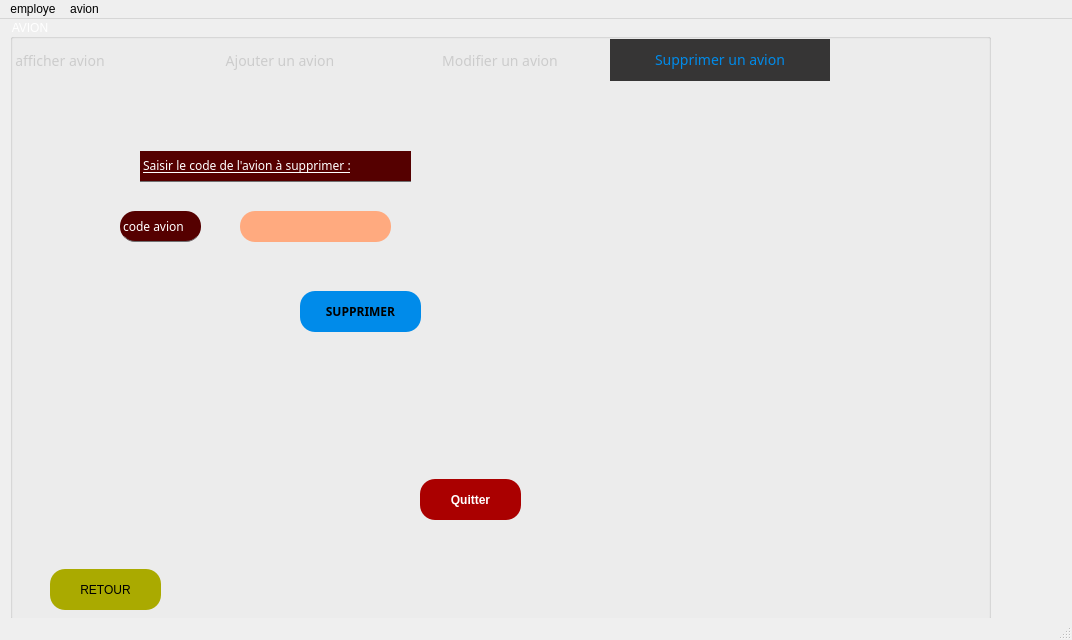
<?xml version="1.0" encoding="UTF-8"?>
<ui version="4.0">
 <class>MainWindow</class>
 <widget class="QMainWindow" name="MainWindow">
  <property name="geometry">
   <rect>
    <x>0</x>
    <y>0</y>
    <width>1072</width>
    <height>640</height>
   </rect>
  </property>
  <property name="windowTitle">
   <string>MainWindow</string>
  </property>
  <widget class="QWidget" name="centralwidget">
   <widget class="QGroupBox" name="groupBox_2">
    <property name="geometry">
     <rect>
      <x>10</x>
      <y>0</y>
      <width>981</width>
      <height>601</height>
     </rect>
    </property>
    <property name="styleSheet">
     <string notr="true">QGroupBox{color:white;
}
QPushButton
{
background:#aaaa00;
border-radius:60px;
}

QPushButton
{
color:black;
border-radius:15px;
}
QPushButton:hover
{
color:white;
border-radius:15px;
background:rgb(197, 250, 255);
}
*{
background-image: url(:/ci.jpg);
}

QLineEdit
{
background:#55557f;
border-radius:60px;
}

QLineEdit
{
color:black;
border-radius:15px;
}
QLineEdit:hover
{
color:white;
border-radius:15px;
background:rgb(197, 250, 255);
}

QLabel
{color:white;
border-radius:15px;
}
QLabel
{background:transparent;
border-radius:60px;
border-bottom:1px solid #717072;
}
</string>
    </property>
    <property name="title">
     <string>AVION</string>
    </property>
    <widget class="QStackedWidget" name="stackedWidget">
     <property name="geometry">
      <rect>
       <x>0</x>
       <y>10</y>
       <width>981</width>
       <height>531</height>
      </rect>
     </property>
     <property name="currentIndex">
      <number>1</number>
     </property>
     <widget class="QWidget" name="page">
      <widget class="QPushButton" name="pushButton_9">
       <property name="geometry">
        <rect>
         <x>910</x>
         <y>0</y>
         <width>41</width>
         <height>41</height>
        </rect>
       </property>
       <property name="styleSheet">
        <string notr="true">background:none;
border-radius:10px;
border-image: url(:/new/next.png);</string>
       </property>
       <property name="text">
        <string/>
       </property>
      </widget>
     </widget>
     <widget class="QWidget" name="page_2">
      <widget class="QPushButton" name="pushButton_5">
       <property name="geometry">
        <rect>
         <x>930</x>
         <y>0</y>
         <width>41</width>
         <height>41</height>
        </rect>
       </property>
       <property name="styleSheet">
        <string notr="true">background:none;
border-radius:10px;
border-image: url(:/next1.png);</string>
       </property>
       <property name="text">
        <string/>
       </property>
      </widget>
      <widget class="QTabWidget" name="tabWidget_2">
       <property name="geometry">
        <rect>
         <x>-60</x>
         <y>10</y>
         <width>1021</width>
         <height>431</height>
        </rect>
       </property>
       <property name="styleSheet">
        <string notr="true">*{
	background-image: url(:/new/32621859132_25f783b550_o.jpg);
font-family:century gothic;
font-size:12px;}
QPushButton
{
background:#008BEA;
border-radius:60px;
}

QPushButton
{
color:black;
border-radius:15px;
}
QPushButton:hover
{
color:black;
border-radius:15px;
background:#ffaaff;
}

QLineEdit
{
background:#ffaa7f;
border-radius:60px;
}

QLineEdit
{
color:black;
border-radius:15px;
}
QLineEdit:hover
{
color:white;
border-radius:15px;
background:#ff5500;
}

QLabel
{color:black;
border-radius:15px;
}
QLabel
{background:#550000;
border-radius:60px;
border-bottom:1px solid #717072;
}

QWiget
{color :white;
}

QTabWidget{background:transparent} QTabWidget::pane{border: 1px;border-color:red;background-color: transparent;} 
QTabBar::tab {background-color: transparent;color: #ccc;width: 220px;height:42px;font-size:14px} 
QTabBar::tab:hover{background-color:#ddd; color: white;}
QTabBar::tab:selected{background-color: #363535; color: #008BEA;}
</string>
       </property>
       <property name="currentIndex">
        <number>3</number>
       </property>
       <widget class="QWidget" name="Afficher_2">
        <attribute name="title">
         <string>afficher avion</string>
        </attribute>
        <widget class="QTableView" name="tableAvion">
         <property name="geometry">
          <rect>
           <x>70</x>
           <y>10</y>
           <width>741</width>
           <height>341</height>
          </rect>
         </property>
         <property name="styleSheet">
          <string notr="true">background-image: url(:/new/white.png);</string>
         </property>
        </widget>
        <widget class="QPushButton" name="pushButton_trie">
         <property name="geometry">
          <rect>
           <x>870</x>
           <y>110</y>
           <width>91</width>
           <height>41</height>
          </rect>
         </property>
         <property name="text">
          <string>Trier</string>
         </property>
        </widget>
        <widget class="QPushButton" name="pushButton_stat">
         <property name="geometry">
          <rect>
           <x>870</x>
           <y>60</y>
           <width>91</width>
           <height>41</height>
          </rect>
         </property>
         <property name="text">
          <string>Statistique</string>
         </property>
        </widget>
        <widget class="QPushButton" name="pushButton_imprimer_10">
         <property name="geometry">
          <rect>
           <x>860</x>
           <y>10</y>
           <width>101</width>
           <height>41</height>
          </rect>
         </property>
         <property name="styleSheet">
          <string notr="true">

QPushButton
{
background-color: qconicalgradient(cx:0, cy:0, angle:135, stop:0 rgba(255, 255, 0, 69), stop:0.375 rgba(255, 255, 0, 69), stop:0.423533 rgba(251, 255, 0, 145), stop:0.45 rgba(247, 255, 0, 208), stop:0.477581 rgba(255, 244, 71, 130), stop:0.518717 rgba(255, 218, 71, 130), stop:0.55 rgba(255, 255, 0, 255), stop:0.57754 rgba(255, 203, 0, 130), stop:0.625 rgba(255, 255, 0, 69), stop:1 rgba(255, 255, 0, 69));
border-radius:15px;
}
QPushButton:hover
{
color:black;
border-radius:15px;
background:rgb(197, 250, 255);
}


</string>
         </property>
         <property name="text">
          <string>Imprimer </string>
         </property>
        </widget>
        <widget class="QPushButton" name="pushButton_4">
         <property name="geometry">
          <rect>
           <x>880</x>
           <y>340</y>
           <width>91</width>
           <height>41</height>
          </rect>
         </property>
         <property name="text">
          <string>Recherche</string>
         </property>
        </widget>
        <widget class="QLineEdit" name="lineEdit_chercher3">
         <property name="geometry">
          <rect>
           <x>820</x>
           <y>300</y>
           <width>191</width>
           <height>31</height>
          </rect>
         </property>
         <property name="font">
          <font>
           <family>century gothic</family>
           <pointsize>-1</pointsize>
           <weight>75</weight>
           <bold>true</bold>
          </font>
         </property>
         <property name="styleSheet">
          <string notr="true">border-radius:15px;
</string>
         </property>
         <property name="maxLength">
          <number>8</number>
         </property>
         <property name="alignment">
          <set>Qt::AlignCenter</set>
         </property>
        </widget>
        <widget class="QCheckBox" name="checkBox">
         <property name="geometry">
          <rect>
           <x>870</x>
           <y>160</y>
           <width>101</width>
           <height>22</height>
          </rect>
         </property>
         <property name="styleSheet">
          <string notr="true"/>
         </property>
         <property name="text">
          <string>code avion</string>
         </property>
        </widget>
        <widget class="QCheckBox" name="checkBox_2">
         <property name="geometry">
          <rect>
           <x>870</x>
           <y>190</y>
           <width>101</width>
           <height>22</height>
          </rect>
         </property>
         <property name="text">
          <string>nombre place</string>
         </property>
        </widget>
        <widget class="QCheckBox" name="checkBox_3">
         <property name="geometry">
          <rect>
           <x>870</x>
           <y>220</y>
           <width>101</width>
           <height>22</height>
          </rect>
         </property>
         <property name="styleSheet">
          <string notr="true"/>
         </property>
         <property name="text">
          <string>duree</string>
         </property>
        </widget>
        <widget class="QLabel" name="label_supp_3">
         <property name="geometry">
          <rect>
           <x>810</x>
           <y>250</y>
           <width>211</width>
           <height>31</height>
          </rect>
         </property>
         <property name="font">
          <font>
           <family>century gothic</family>
           <pointsize>-1</pointsize>
           <weight>50</weight>
           <italic>false</italic>
           <bold>false</bold>
           <underline>true</underline>
           <strikeout>false</strikeout>
          </font>
         </property>
         <property name="styleSheet">
          <string notr="true">
color:white;


</string>
         </property>
         <property name="text">
          <string>Saisir le code de l'avion à chercher</string>
         </property>
         <property name="textFormat">
          <enum>Qt::RichText</enum>
         </property>
         <property name="scaledContents">
          <bool>false</bool>
         </property>
        </widget>
       </widget>
       <widget class="QWidget" name="Ajouter_2">
        <attribute name="title">
         <string>Ajouter un avion</string>
        </attribute>
        <widget class="QLabel" name="label_codeavion">
         <property name="geometry">
          <rect>
           <x>110</x>
           <y>70</y>
           <width>81</width>
           <height>31</height>
          </rect>
         </property>
         <property name="styleSheet">
          <string notr="true">color:white;
border-radius:15px;</string>
         </property>
         <property name="text">
          <string>code avion</string>
         </property>
        </widget>
        <widget class="QLabel" name="label_nombreplace">
         <property name="geometry">
          <rect>
           <x>100</x>
           <y>130</y>
           <width>121</width>
           <height>31</height>
          </rect>
         </property>
         <property name="styleSheet">
          <string notr="true">color:white;
border-radius:15px;</string>
         </property>
         <property name="text">
          <string>nombre de place</string>
         </property>
        </widget>
        <widget class="QLabel" name="label_depart">
         <property name="geometry">
          <rect>
           <x>130</x>
           <y>200</y>
           <width>61</width>
           <height>31</height>
          </rect>
         </property>
         <property name="styleSheet">
          <string notr="true">color:white;
border-radius:15px;</string>
         </property>
         <property name="text">
          <string>depart</string>
         </property>
        </widget>
        <widget class="QLineEdit" name="lineEdit_code_avion">
         <property name="geometry">
          <rect>
           <x>240</x>
           <y>70</y>
           <width>181</width>
           <height>31</height>
          </rect>
         </property>
         <property name="font">
          <font>
           <family>century gothic</family>
           <pointsize>-1</pointsize>
           <weight>75</weight>
           <bold>true</bold>
          </font>
         </property>
         <property name="layoutDirection">
          <enum>Qt::LeftToRight</enum>
         </property>
         <property name="styleSheet">
          <string notr="true">
border-radius:15px;</string>
         </property>
         <property name="locale">
          <locale language="French" country="France"/>
         </property>
         <property name="maxLength">
          <number>8</number>
         </property>
         <property name="cursorPosition">
          <number>0</number>
         </property>
         <property name="alignment">
          <set>Qt::AlignCenter</set>
         </property>
        </widget>
        <widget class="QLineEdit" name="lineEdit_depart">
         <property name="geometry">
          <rect>
           <x>250</x>
           <y>190</y>
           <width>181</width>
           <height>31</height>
          </rect>
         </property>
         <property name="font">
          <font>
           <family>century gothic</family>
           <pointsize>-1</pointsize>
           <weight>75</weight>
           <bold>true</bold>
          </font>
         </property>
         <property name="styleSheet">
          <string notr="true">border-radius:15px;
</string>
         </property>
         <property name="maxLength">
          <number>8</number>
         </property>
         <property name="alignment">
          <set>Qt::AlignCenter</set>
         </property>
        </widget>
        <widget class="QPushButton" name="ajouter_avion">
         <property name="geometry">
          <rect>
           <x>500</x>
           <y>310</y>
           <width>121</width>
           <height>41</height>
          </rect>
         </property>
         <property name="font">
          <font>
           <family>century gothic</family>
           <pointsize>-1</pointsize>
           <weight>75</weight>
           <bold>true</bold>
          </font>
         </property>
         <property name="text">
          <string>AJOUTER</string>
         </property>
        </widget>
        <widget class="QLabel" name="label_arrivee">
         <property name="geometry">
          <rect>
           <x>130</x>
           <y>250</y>
           <width>51</width>
           <height>31</height>
          </rect>
         </property>
         <property name="styleSheet">
          <string notr="true">color:white;
border-radius:15px;</string>
         </property>
         <property name="text">
          <string>arrivee</string>
         </property>
        </widget>
        <widget class="QLineEdit" name="lineEdit_arrivee">
         <property name="geometry">
          <rect>
           <x>250</x>
           <y>250</y>
           <width>181</width>
           <height>31</height>
          </rect>
         </property>
         <property name="font">
          <font>
           <family>century gothic</family>
           <pointsize>-1</pointsize>
           <weight>75</weight>
           <bold>true</bold>
          </font>
         </property>
         <property name="styleSheet">
          <string notr="true">border-radius:15px;
</string>
         </property>
         <property name="maxLength">
          <number>8</number>
         </property>
         <property name="alignment">
          <set>Qt::AlignCenter</set>
         </property>
        </widget>
        <widget class="QLineEdit" name="lineEdit_date">
         <property name="geometry">
          <rect>
           <x>250</x>
           <y>290</y>
           <width>181</width>
           <height>31</height>
          </rect>
         </property>
         <property name="font">
          <font>
           <family>century gothic</family>
           <pointsize>-1</pointsize>
           <weight>75</weight>
           <bold>true</bold>
          </font>
         </property>
         <property name="styleSheet">
          <string notr="true">border-radius:15px;
</string>
         </property>
         <property name="maxLength">
          <number>20</number>
         </property>
         <property name="alignment">
          <set>Qt::AlignCenter</set>
         </property>
        </widget>
        <widget class="QLabel" name="label_date">
         <property name="geometry">
          <rect>
           <x>140</x>
           <y>290</y>
           <width>41</width>
           <height>31</height>
          </rect>
         </property>
         <property name="styleSheet">
          <string notr="true">color:white;
border-radius:15px;</string>
         </property>
         <property name="text">
          <string>date</string>
         </property>
        </widget>
        <widget class="QLabel" name="label_duree">
         <property name="geometry">
          <rect>
           <x>110</x>
           <y>330</y>
           <width>121</width>
           <height>31</height>
          </rect>
         </property>
         <property name="styleSheet">
          <string notr="true">color:white;
border-radius:15px;</string>
         </property>
         <property name="text">
          <string>duree (en heure)</string>
         </property>
        </widget>
        <widget class="QLineEdit" name="lineEdit_duree">
         <property name="geometry">
          <rect>
           <x>250</x>
           <y>330</y>
           <width>181</width>
           <height>31</height>
          </rect>
         </property>
         <property name="font">
          <font>
           <family>century gothic</family>
           <pointsize>-1</pointsize>
           <weight>75</weight>
           <bold>true</bold>
          </font>
         </property>
         <property name="styleSheet">
          <string notr="true">border-radius:15px;
</string>
         </property>
         <property name="maxLength">
          <number>8</number>
         </property>
         <property name="alignment">
          <set>Qt::AlignCenter</set>
         </property>
        </widget>
        <widget class="QLineEdit" name="lineEdit_nb">
         <property name="geometry">
          <rect>
           <x>240</x>
           <y>130</y>
           <width>181</width>
           <height>31</height>
          </rect>
         </property>
         <property name="font">
          <font>
           <family>century gothic</family>
           <pointsize>-1</pointsize>
           <weight>75</weight>
           <bold>true</bold>
          </font>
         </property>
         <property name="layoutDirection">
          <enum>Qt::LeftToRight</enum>
         </property>
         <property name="styleSheet">
          <string notr="true">
border-radius:15px;</string>
         </property>
         <property name="locale">
          <locale language="French" country="France"/>
         </property>
         <property name="maxLength">
          <number>8</number>
         </property>
         <property name="cursorPosition">
          <number>0</number>
         </property>
         <property name="alignment">
          <set>Qt::AlignCenter</set>
         </property>
        </widget>
       </widget>
       <widget class="QWidget" name="Modifier_2">
        <attribute name="title">
         <string>Modifier un avion</string>
        </attribute>
        <widget class="QLabel" name="label_code_avion_modif">
         <property name="geometry">
          <rect>
           <x>160</x>
           <y>110</y>
           <width>91</width>
           <height>31</height>
          </rect>
         </property>
         <property name="font">
          <font>
           <family>century gothic</family>
           <pointsize>-1</pointsize>
          </font>
         </property>
         <property name="styleSheet">
          <string notr="true">color:white;
border-radius:15px;
background:#ffaa00;</string>
         </property>
         <property name="text">
          <string>code avion</string>
         </property>
        </widget>
        <widget class="QLabel" name="label_saisir_ing">
         <property name="geometry">
          <rect>
           <x>240</x>
           <y>30</y>
           <width>251</width>
           <height>31</height>
          </rect>
         </property>
         <property name="font">
          <font>
           <family>century gothic</family>
           <pointsize>-1</pointsize>
           <underline>true</underline>
           <strikeout>false</strikeout>
          </font>
         </property>
         <property name="styleSheet">
          <string notr="true">
color:white;


</string>
         </property>
         <property name="text">
          <string>Saisir le code de l'avion à modifier   :</string>
         </property>
         <property name="textFormat">
          <enum>Qt::RichText</enum>
         </property>
         <property name="scaledContents">
          <bool>false</bool>
         </property>
        </widget>
        <widget class="QPushButton" name="modifier_2">
         <property name="geometry">
          <rect>
           <x>560</x>
           <y>294</y>
           <width>121</width>
           <height>41</height>
          </rect>
         </property>
         <property name="font">
          <font>
           <family>century gothic</family>
           <pointsize>-1</pointsize>
           <weight>75</weight>
           <bold>true</bold>
          </font>
         </property>
         <property name="text">
          <string>MODIFIER</string>
         </property>
        </widget>
        <widget class="QLineEdit" name="lineEdit_code_avionmodif">
         <property name="geometry">
          <rect>
           <x>290</x>
           <y>110</y>
           <width>191</width>
           <height>31</height>
          </rect>
         </property>
         <property name="font">
          <font>
           <family>century gothic</family>
           <pointsize>-1</pointsize>
           <weight>75</weight>
           <bold>true</bold>
          </font>
         </property>
         <property name="styleSheet">
          <string notr="true">border-radius:15px;
</string>
         </property>
         <property name="maxLength">
          <number>8</number>
         </property>
         <property name="alignment">
          <set>Qt::AlignCenter</set>
         </property>
        </widget>
        <widget class="QLabel" name="label_nouv_depart">
         <property name="geometry">
          <rect>
           <x>150</x>
           <y>190</y>
           <width>61</width>
           <height>31</height>
          </rect>
         </property>
         <property name="styleSheet">
          <string notr="true">color:white;
border-radius:15px;
QLineEdit
{
background:#ffaa7f;
border-radius:60px;
}

QLineEdit
{
color:black;
border-radius:15px;
}
QLineEdit:hover
{
color:white;
border-radius:15px;
background:#ff5500;
}</string>
         </property>
         <property name="text">
          <string>le depart</string>
         </property>
        </widget>
        <widget class="QLabel" name="label_nbp">
         <property name="geometry">
          <rect>
           <x>150</x>
           <y>150</y>
           <width>111</width>
           <height>31</height>
          </rect>
         </property>
         <property name="styleSheet">
          <string notr="true">color:white;
border-radius:15px;
QLineEdit
{
background:#ffaa7f;
border-radius:60px;
}

QLineEdit
{
color:black;
border-radius:15px;
}
QLineEdit:hover
{
color:white;
border-radius:15px;
background:#ff5500;
}</string>
         </property>
         <property name="text">
          <string>nombre de place</string>
         </property>
        </widget>
        <widget class="QLineEdit" name="lineEdit_nouv_depart">
         <property name="geometry">
          <rect>
           <x>300</x>
           <y>200</y>
           <width>191</width>
           <height>31</height>
          </rect>
         </property>
         <property name="font">
          <font>
           <family>century gothic</family>
           <pointsize>-1</pointsize>
           <weight>75</weight>
           <bold>true</bold>
          </font>
         </property>
         <property name="styleSheet">
          <string notr="true">border-radius:15px;
</string>
         </property>
         <property name="maxLength">
          <number>8</number>
         </property>
         <property name="alignment">
          <set>Qt::AlignCenter</set>
         </property>
        </widget>
        <widget class="QLineEdit" name="lineEdit_arriveeavion">
         <property name="geometry">
          <rect>
           <x>300</x>
           <y>250</y>
           <width>191</width>
           <height>31</height>
          </rect>
         </property>
         <property name="font">
          <font>
           <family>century gothic</family>
           <pointsize>-1</pointsize>
           <weight>75</weight>
           <bold>true</bold>
          </font>
         </property>
         <property name="styleSheet">
          <string notr="true">border-radius:15px;
</string>
         </property>
         <property name="text">
          <string/>
         </property>
         <property name="maxLength">
          <number>8</number>
         </property>
         <property name="alignment">
          <set>Qt::AlignCenter</set>
         </property>
        </widget>
        <widget class="QLabel" name="label_arrivee_2">
         <property name="geometry">
          <rect>
           <x>150</x>
           <y>250</y>
           <width>61</width>
           <height>31</height>
          </rect>
         </property>
         <property name="styleSheet">
          <string notr="true">color:white;
border-radius:15px;
QLineEdit
{
background:#ffaa7f;
border-radius:60px;
}

QLineEdit
{
color:black;
border-radius:15px;
}
QLineEdit:hover
{
color:white;
border-radius:15px;
background:#ff5500;
}</string>
         </property>
         <property name="text">
          <string>l'arrivee</string>
         </property>
        </widget>
        <widget class="QLabel" name="label_nvdate">
         <property name="geometry">
          <rect>
           <x>150</x>
           <y>290</y>
           <width>41</width>
           <height>31</height>
          </rect>
         </property>
         <property name="styleSheet">
          <string notr="true">color:white;
border-radius:15px;
QLineEdit
{
background:#ffaa7f;
border-radius:60px;
}

QLineEdit
{
color:black;
border-radius:15px;
}
QLineEdit:hover
{
color:white;
border-radius:15px;
background:#ff5500;
}</string>
         </property>
         <property name="text">
          <string>date</string>
         </property>
        </widget>
        <widget class="QLineEdit" name="lineEdit_nvdate">
         <property name="geometry">
          <rect>
           <x>300</x>
           <y>290</y>
           <width>191</width>
           <height>31</height>
          </rect>
         </property>
         <property name="font">
          <font>
           <family>century gothic</family>
           <pointsize>-1</pointsize>
           <weight>75</weight>
           <bold>true</bold>
          </font>
         </property>
         <property name="styleSheet">
          <string notr="true">border-radius:15px;
</string>
         </property>
         <property name="text">
          <string/>
         </property>
         <property name="maxLength">
          <number>22</number>
         </property>
         <property name="alignment">
          <set>Qt::AlignCenter</set>
         </property>
        </widget>
        <widget class="QLineEdit" name="lineEdit_nvduree">
         <property name="geometry">
          <rect>
           <x>300</x>
           <y>340</y>
           <width>191</width>
           <height>31</height>
          </rect>
         </property>
         <property name="font">
          <font>
           <family>century gothic</family>
           <pointsize>-1</pointsize>
           <weight>75</weight>
           <bold>true</bold>
          </font>
         </property>
         <property name="styleSheet">
          <string notr="true">border-radius:15px;
</string>
         </property>
         <property name="text">
          <string/>
         </property>
         <property name="maxLength">
          <number>8</number>
         </property>
         <property name="alignment">
          <set>Qt::AlignCenter</set>
         </property>
        </widget>
        <widget class="QLabel" name="label_nvduree">
         <property name="geometry">
          <rect>
           <x>150</x>
           <y>340</y>
           <width>41</width>
           <height>31</height>
          </rect>
         </property>
         <property name="styleSheet">
          <string notr="true">color:white;
border-radius:15px;
QLineEdit
{
background:#ffaa7f;
border-radius:60px;
}

QLineEdit
{
color:black;
border-radius:15px;
}
QLineEdit:hover
{
color:white;
border-radius:15px;
background:#ff5500;
}</string>
         </property>
         <property name="text">
          <string>duree</string>
         </property>
        </widget>
        <widget class="QLineEdit" name="lineEdit_nbmodif">
         <property name="geometry">
          <rect>
           <x>290</x>
           <y>150</y>
           <width>191</width>
           <height>31</height>
          </rect>
         </property>
         <property name="font">
          <font>
           <family>century gothic</family>
           <pointsize>-1</pointsize>
           <weight>75</weight>
           <bold>true</bold>
          </font>
         </property>
         <property name="styleSheet">
          <string notr="true">border-radius:15px;
</string>
         </property>
         <property name="maxLength">
          <number>8</number>
         </property>
         <property name="alignment">
          <set>Qt::AlignCenter</set>
         </property>
        </widget>
       </widget>
       <widget class="QWidget" name="Supprimer_2">
        <attribute name="title">
         <string>Supprimer un avion</string>
        </attribute>
        <widget class="QLineEdit" name="lineEdit_code_avionsupp">
         <property name="geometry">
          <rect>
           <x>290</x>
           <y>130</y>
           <width>151</width>
           <height>31</height>
          </rect>
         </property>
         <property name="font">
          <font>
           <family>century gothic</family>
           <pointsize>-1</pointsize>
           <weight>75</weight>
           <bold>true</bold>
          </font>
         </property>
         <property name="styleSheet">
          <string notr="true">border-radius:15px;
</string>
         </property>
         <property name="text">
          <string/>
         </property>
         <property name="maxLength">
          <number>8</number>
         </property>
         <property name="alignment">
          <set>Qt::AlignCenter</set>
         </property>
        </widget>
        <widget class="QLabel" name="label_codeavionsupp">
         <property name="geometry">
          <rect>
           <x>170</x>
           <y>130</y>
           <width>81</width>
           <height>31</height>
          </rect>
         </property>
         <property name="font">
          <font>
           <family>century gothic</family>
           <pointsize>-1</pointsize>
           <weight>50</weight>
           <italic>false</italic>
           <bold>false</bold>
          </font>
         </property>
         <property name="styleSheet">
          <string notr="true">color:white;
border-radius:15px;</string>
         </property>
         <property name="text">
          <string>code avion</string>
         </property>
        </widget>
        <widget class="QPushButton" name="supprimer_2">
         <property name="geometry">
          <rect>
           <x>350</x>
           <y>210</y>
           <width>121</width>
           <height>41</height>
          </rect>
         </property>
         <property name="font">
          <font>
           <family>century gothic</family>
           <pointsize>-1</pointsize>
           <weight>75</weight>
           <italic>false</italic>
           <bold>true</bold>
          </font>
         </property>
         <property name="text">
          <string>SUPPRIMER</string>
         </property>
        </widget>
        <widget class="QLabel" name="label_supp_2">
         <property name="geometry">
          <rect>
           <x>190</x>
           <y>70</y>
           <width>271</width>
           <height>31</height>
          </rect>
         </property>
         <property name="font">
          <font>
           <family>century gothic</family>
           <pointsize>-1</pointsize>
           <weight>50</weight>
           <italic>false</italic>
           <bold>false</bold>
           <underline>true</underline>
           <strikeout>false</strikeout>
          </font>
         </property>
         <property name="styleSheet">
          <string notr="true">
color:white;


</string>
         </property>
         <property name="text">
          <string>Saisir le code de l'avion à supprimer :</string>
         </property>
         <property name="textFormat">
          <enum>Qt::RichText</enum>
         </property>
         <property name="scaledContents">
          <bool>false</bool>
         </property>
        </widget>
       </widget>
      </widget>
      <widget class="QPushButton" name="pushButton_2">
       <property name="geometry">
        <rect>
         <x>410</x>
         <y>450</y>
         <width>101</width>
         <height>41</height>
        </rect>
       </property>
       <property name="font">
        <font>
         <weight>75</weight>
         <bold>true</bold>
        </font>
       </property>
       <property name="styleSheet">
        <string notr="true">QPushButton
{background:#aa0000;
border-radius:15px;}
QPushButton
{
color:white;
border-radius:15px;
}
QPushButton:hover
{
color:#ff557f;
border-radius:15px;
background:#ffaa00;
}</string>
       </property>
       <property name="text">
        <string>Quitter</string>
       </property>
      </widget>
      <widget class="QPushButton" name="pushButton_8">
       <property name="geometry">
        <rect>
         <x>900</x>
         <y>0</y>
         <width>41</width>
         <height>41</height>
        </rect>
       </property>
       <property name="styleSheet">
        <string notr="true">
background:none;
border-radius:10px;
border-image: url(:/new/next1.png);</string>
       </property>
       <property name="text">
        <string/>
       </property>
      </widget>
     </widget>
    </widget>
    <widget class="QPushButton" name="pushButton">
     <property name="geometry">
      <rect>
       <x>40</x>
       <y>550</y>
       <width>111</width>
       <height>41</height>
      </rect>
     </property>
     <property name="text">
      <string>RETOUR</string>
     </property>
    </widget>
   </widget>
  </widget>
  <widget class="QMenuBar" name="menubar">
   <property name="geometry">
    <rect>
     <x>0</x>
     <y>0</y>
     <width>1072</width>
     <height>26</height>
    </rect>
   </property>
   <widget class="QMenu" name="menuIngr_dient">
    <property name="title">
     <string>avion</string>
    </property>
   </widget>
   <widget class="QMenu" name="menuPlats">
    <property name="title">
     <string>employe</string>
    </property>
   </widget>
   <addaction name="menuPlats"/>
   <addaction name="menuIngr_dient"/>
  </widget>
  <widget class="QStatusBar" name="statusbar"/>
 </widget>
 <resources/>
 <connections/>
</ui>
